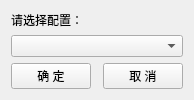
<?xml version="1.0" encoding="UTF-8"?>
<ui version="4.0">
 <class>HSelectDialog</class>
 <widget class="QDialog" name="HSelectDialog">
  <property name="geometry">
   <rect>
    <x>0</x>
    <y>0</y>
    <width>194</width>
    <height>90</height>
   </rect>
  </property>
  <property name="maximumSize">
   <size>
    <width>16777215</width>
    <height>90</height>
   </size>
  </property>
  <property name="windowTitle">
   <string>选择</string>
  </property>
  <layout class="QGridLayout" name="gridLayout">
   <item row="0" column="0">
    <layout class="QVBoxLayout" name="verticalLayout">
     <item>
      <widget class="QLabel" name="label_001">
       <property name="text">
        <string>请选择配置：</string>
       </property>
       <property name="buddy">
        <cstring>comboBox_1</cstring>
       </property>
      </widget>
     </item>
     <item>
      <widget class="QComboBox" name="comboBox_1">
       <property name="sizePolicy">
        <sizepolicy hsizetype="Expanding" vsizetype="Fixed">
         <horstretch>0</horstretch>
         <verstretch>0</verstretch>
        </sizepolicy>
       </property>
      </widget>
     </item>
    </layout>
   </item>
   <item row="1" column="0">
    <layout class="QHBoxLayout" name="horizontalLayout_2">
     <item>
      <spacer name="horizontalSpacer_01">
       <property name="orientation">
        <enum>Qt::Horizontal</enum>
       </property>
       <property name="sizeHint" stdset="0">
        <size>
         <width>0</width>
         <height>20</height>
        </size>
       </property>
      </spacer>
     </item>
     <item>
      <widget class="QPushButton" name="pushButton_1">
       <property name="text">
        <string>确 定</string>
       </property>
       <property name="autoDefault">
        <bool>false</bool>
       </property>
      </widget>
     </item>
     <item>
      <spacer name="horizontalSpacer_02">
       <property name="orientation">
        <enum>Qt::Horizontal</enum>
       </property>
       <property name="sizeHint" stdset="0">
        <size>
         <width>20</width>
         <height>20</height>
        </size>
       </property>
      </spacer>
     </item>
     <item>
      <widget class="QPushButton" name="pushButton_2">
       <property name="text">
        <string>取 消</string>
       </property>
       <property name="autoDefault">
        <bool>false</bool>
       </property>
      </widget>
     </item>
     <item>
      <spacer name="horizontalSpacer_09">
       <property name="orientation">
        <enum>Qt::Horizontal</enum>
       </property>
       <property name="sizeHint" stdset="0">
        <size>
         <width>0</width>
         <height>20</height>
        </size>
       </property>
      </spacer>
     </item>
    </layout>
   </item>
  </layout>
 </widget>
 <resources/>
 <connections>
  <connection>
   <sender>pushButton_1</sender>
   <signal>clicked()</signal>
   <receiver>HSelectDialog</receiver>
   <slot>accept()</slot>
   <hints>
    <hint type="sourcelabel">
     <x>43</x>
     <y>67</y>
    </hint>
    <hint type="destinationlabel">
     <x>48</x>
     <y>90</y>
    </hint>
   </hints>
  </connection>
  <connection>
   <sender>pushButton_2</sender>
   <signal>clicked()</signal>
   <receiver>HSelectDialog</receiver>
   <slot>reject()</slot>
   <hints>
    <hint type="sourcelabel">
     <x>162</x>
     <y>62</y>
    </hint>
    <hint type="destinationlabel">
     <x>193</x>
     <y>65</y>
    </hint>
   </hints>
  </connection>
 </connections>
</ui>
